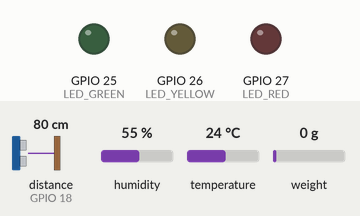
The sketch below on a simulated ESP32. Parts: output pins drawn as LEDs (lit = HIGH). Wiring (inferred from the names in the program): ultrasonic range finder: trigger GPIO 5; echo GPIO 18. The inputs (shaded band) are chosen by the test bench; at power-on: distance to the obstacle (sensor on GPIO 18) 80 cm, humidity 55 %, temperature 24 °C, weight on the scale 0 g. The echo pulse lasts 58.3 µs per cm; WiFi joins after 1.5 s; servers stay silent unless stated; uploads are accepted with an empty reply; pins used as bus, display or sensor lines are not drawn; what the sketch prints to the serial monitor is not drawn.

Above: at 4.1 s.
4.2 s: distance to the obstacle (sensor on GPIO 18) set to 16 cm
7.8 s: distance to the obstacle (sensor on GPIO 18) set to 13 cm
At 12.6 s:
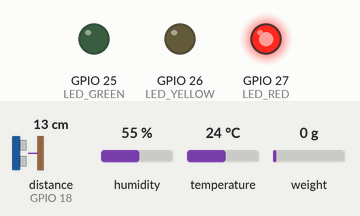
12.9 s: distance to the obstacle (sensor on GPIO 18) set to 18 cm
At 14.9 s:
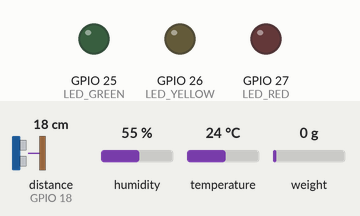
15.6 s: distance to the obstacle (sensor on GPIO 18) set to 2 cm
At 20.0 s:
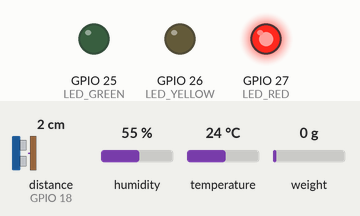
Timing chart, 0 to 20.2 s (numbered marks = the images above; inputs shaded):
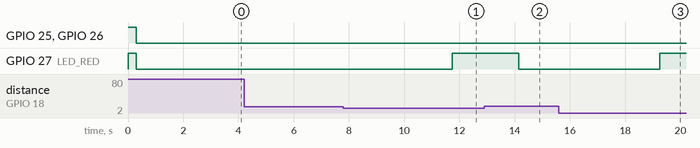

Measured:
- the behaviour switches between 15 and 14 cm on distance to the obstacle (sensor on GPIO 18) (found by bisection; images 0 and 1)
- after the input at 4.2 s, every drawn part: stays the same
- after the input at 7.8 s, GPIO 27 (LED_RED): LOW → HIGH after 3.9 s
- after the input at 12.9 s, GPIO 27 (LED_RED): HIGH → LOW after 1.2 s
- after the input at 15.6 s, GPIO 27 (LED_RED): LOW → HIGH after 3.7 s

The sketch:

habitatguard_intake.ino
```cpp
/*
  HabitatGuard intake station (ESP32)

  Reads temperature/humidity (DHT22), weight (HX711 load cell) and distance
  (HC-SR04 ultrasonic). When a package is placed on the station, it sends
  one JSON reading to the backend and lights the LED the server answers with.

  Libraries (Arduino Library Manager):
    - "DHT sensor library" by Adafruit (+ "Adafruit Unified Sensor")
    - "HX711" by Bogdan Necula
    - "ArduinoJson" by Benoit Blanchon (v7)

  Edit the CONFIG section, upload, and open Serial Monitor at 115200.
  Any sensor you do not have: set its USE_ flag to false and it is sent as null.
*/

#include <WiFi.h>
#include <HTTPClient.h>
#include <ArduinoJson.h>
#include <DHT.h>
#include <HX711.h>

// ---------------- CONFIG ----------------
const char* WIFI_SSID = "YOUR_WIFI";
const char* WIFI_PASS = "YOUR_PASSWORD";
// Laptop running the backend (find with ipconfig / ifconfig). Same Wi-Fi as the ESP32!
const char* SERVER_URL = "http://192.168.1.50:8000/api/telemetry";

const bool USE_DHT = true;
const bool USE_SCALE = true;
const bool USE_ULTRASONIC = true;

const int DHT_PIN = 4;
const int HX_DOUT = 16, HX_SCK = 17;
const int TRIG_PIN = 5, ECHO_PIN = 18;
const int LED_GREEN = 25, LED_YELLOW = 26, LED_RED = 27;

float SCALE_CALIBRATION = 420.0;  // change after calibrating with a known weight
const float PRESENT_CM = 15.0;    // package counts as "on the station" closer than this
const float PRESENT_GRAMS = 50.0; // fallback when there is no ultrasonic sensor
// ----------------------------------------

DHT dht(DHT_PIN, DHT22);
HX711 scale;
bool packageWasPresent = false;

void setLeds(bool g, bool y, bool r) {
  digitalWrite(LED_GREEN, g);
  digitalWrite(LED_YELLOW, y);
  digitalWrite(LED_RED, r);
}

float readDistanceCm() {
  digitalWrite(TRIG_PIN, LOW);  delayMicroseconds(2);
  digitalWrite(TRIG_PIN, HIGH); delayMicroseconds(10);
  digitalWrite(TRIG_PIN, LOW);
  long us = pulseIn(ECHO_PIN, HIGH, 30000);  // 30 ms timeout
  if (us == 0) return NAN;
  return us * 0.0343 / 2.0;
}

void connectWiFi() {
  WiFi.begin(WIFI_SSID, WIFI_PASS);
  Serial.print("Connecting to Wi-Fi");
  while (WiFi.status() != WL_CONNECTED) { delay(400); Serial.print("."); }
  Serial.print("\nConnected. ESP32 IP: ");
  Serial.println(WiFi.localIP());
}

// Put a float into JSON, or null if the sensor failed (NaN)
void putReading(JsonDocument& doc, const char* key, float v) {
  if (isnan(v)) doc[key] = nullptr; else doc[key] = v;
}

void sendReading(float tempC, float hum, float grams, float cm) {
  if (WiFi.status() != WL_CONNECTED) connectWiFi();

  JsonDocument doc;
  doc["device_id"] = "esp32-intake-1";
  putReading(doc, "temperature_c", tempC);
  putReading(doc, "humidity_pct", hum);
  putReading(doc, "weight_g", grams);
  putReading(doc, "distance_cm", cm);
  String body;
  serializeJson(doc, body);
  Serial.println("Sending: " + body);

  HTTPClient http;
  http.begin(SERVER_URL);
  http.addHeader("Content-Type", "application/json");
  int code = http.POST(body);

  if (code == 200) {
    JsonDocument reply;
    deserializeJson(reply, http.getString());
    String led = reply["led"] | "RED";
    Serial.println("Decision: " + String((const char*)(reply["decision"] | "?")));
    setLeds(led == "GREEN", led == "YELLOW", led == "RED");
  } else {
    Serial.printf("Server error %d - blinking red\n", code);
    for (int i = 0; i < 6; i++) { setLeds(false, false, i % 2 == 0); delay(200); }
  }
  http.end();
}

void setup() {
  Serial.begin(115200);
  pinMode(LED_GREEN, OUTPUT); pinMode(LED_YELLOW, OUTPUT); pinMode(LED_RED, OUTPUT);
  pinMode(TRIG_PIN, OUTPUT); pinMode(ECHO_PIN, INPUT);
  setLeds(true, true, true); delay(300); setLeds(false, false, false);  // LED self-test

  if (USE_DHT) dht.begin();
  if (USE_SCALE) {
    scale.begin(HX_DOUT, HX_SCK);
    scale.set_scale(SCALE_CALIBRATION);
    scale.tare();  // station must be EMPTY at power-on
  }
  connectWiFi();
}

void loop() {
  float cm = USE_ULTRASONIC ? readDistanceCm() : NAN;
  float grams = (USE_SCALE && scale.is_ready()) ? scale.get_units(5) : NAN;

  bool present = USE_ULTRASONIC ? (!isnan(cm) && cm <= PRESENT_CM)
                                : (!isnan(grams) && grams >= PRESENT_GRAMS);

  // Send ONE reading when a package arrives, not every loop
  if (present && !packageWasPresent) {
    delay(1500);  // let the scale settle
    grams = USE_SCALE ? scale.get_units(10) : NAN;
    float t = USE_DHT ? dht.readTemperature() : NAN;
    float h = USE_DHT ? dht.readHumidity() : NAN;
    sendReading(t, h, grams, cm);
  }
  if (!present && packageWasPresent) {
    setLeds(false, false, false);  // package removed -> ready for next
  }
  packageWasPresent = present;
  delay(300);
}
```
